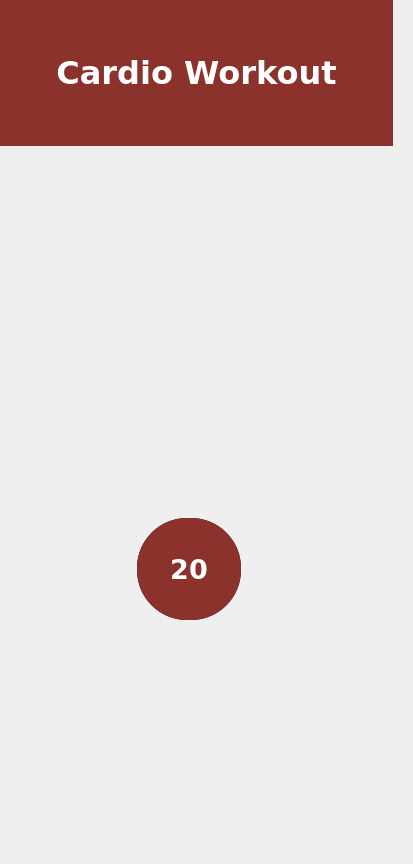
    <widget class="QWidget" name="cardioexercise">
     <widget class="QLabel" name="headerbg_3">
      <property name="geometry">
       <rect>
        <x>0</x>
        <y>0</y>
        <width>393</width>
        <height>146</height>
       </rect>
      </property>
      <property name="font">
       <font>
        <family>Verdana</family>
        <pointsize>24</pointsize>
        <weight>75</weight>
        <bold>true</bold>
       </font>
      </property>
      <property name="styleSheet">
       <string notr="true">background-color: rgb(139, 50, 44);
color: rgb(255, 255, 255);</string>
      </property>
      <property name="text">
       <string>Cardio Workout</string>
      </property>
      <property name="alignment">
       <set>Qt::AlignCenter</set>
      </property>
     </widget>
     <widget class="QLabel" name="countnum">
      <property name="geometry">
       <rect>
        <x>137</x>
        <y>518</y>
        <width>104</width>
        <height>102</height>
       </rect>
      </property>
      <property name="font">
       <font>
        <family>Verdana</family>
        <pointsize>20</pointsize>
        <weight>75</weight>
        <bold>true</bold>
       </font>
      </property>
      <property name="styleSheet">
       <string notr="true">color: rgb(255, 255, 255);
background-color: rgb(139, 50, 44);
border-radius: 50px;</string>
      </property>
      <property name="text">
       <string>20</string>
      </property>
      <property name="textFormat">
       <enum>Qt::PlainText</enum>
      </property>
      <property name="alignment">
       <set>Qt::AlignCenter</set>
      </property>
     </widget>
     <widget class="QLabel" name="cardioshow">
      <property name="geometry">
       <rect>
        <x>86</x>
        <y>203</y>
        <width>221</width>
        <height>246</height>
       </rect>
      </property>
      <property name="font">
       <font>
        <family>Verdana</family>
        <pointsize>48</pointsize>
        <weight>75</weight>
        <bold>true</bold>
       </font>
      </property>
      <property name="styleSheet">
       <string notr="true">background:none;
color:  rgb(139, 50, 44);
</string>
      </property>
      <property name="text">
       <string/>
      </property>
      <property name="alignment">
       <set>Qt::AlignCenter</set>
      </property>
     </widget>
     <widget class="QLabel" name="cardiopreview">
      <property name="geometry">
       <rect>
        <x>160</x>
        <y>718</y>
        <width>73</width>
        <height>85</height>
       </rect>
      </property>
      <property name="styleSheet">
       <string notr="true">background:none;
</string>
      </property>
      <property name="text">
       <string/>
      </property>
     </widget>
     <widget class="QLabel" name="restcount">
      <property name="geometry">
       <rect>
        <x>137</x>
        <y>518</y>
        <width>104</width>
        <height>102</height>
       </rect>
      </property>
      <property name="font">
       <font>
        <family>Verdana</family>
        <pointsize>20</pointsize>
        <weight>75</weight>
        <bold>true</bold>
       </font>
      </property>
      <property name="styleSheet">
       <string notr="true">color: rgb(255, 255, 255);
background-color: rgb(0, 0, 0);
border-radius: 50px;</string>
      </property>
      <property name="text">
       <string>5</string>
      </property>
      <property name="textFormat">
       <enum>Qt::PlainText</enum>
      </property>
      <property name="alignment">
       <set>Qt::AlignCenter</set>
      </property>
     </widget>
     <widget class="QLabel" name="cardiopreview_2">
      <property name="geometry">
       <rect>
        <x>272</x>
        <y>718</y>
        <width>73</width>
        <height>85</height>
       </rect>
      </property>
      <property name="styleSheet">
       <string notr="true">background:none;
</string>
      </property>
      <property name="text">
       <string/>
      </property>
     </widget>
     <widget class="QLabel" name="cardiopreview_3">
      <property name="geometry">
       <rect>
        <x>44</x>
        <y>719</y>
        <width>73</width>
        <height>85</height>
       </rect>
      </property>
      <property name="styleSheet">
       <string notr="true">background:none;
</string>
      </property>
      <property name="text">
       <string/>
      </property>
     </widget>
     <widget class="QLabel" name="cardiopreview_4">
      <property name="geometry">
       <rect>
        <x>-6</x>
        <y>689</y>
        <width>404</width>
        <height>166</height>
       </rect>
      </property>
      <property name="styleSheet">
       <string notr="true">background:none;
border-image: url(:/background/exerciseimg/arrow.png);
</string>
      </property>
      <property name="text">
       <string/>
      </property>
     </widget>
     <widget class="QPushButton" name="backButton">
      <property name="geometry">
       <rect>
        <x>14</x>
        <y>18</y>
        <width>45</width>
        <height>42</height>
       </rect>
      </property>
      <property name="text">
       <string/>
      </property>
      <property name="icon">
       <iconset resource="exercise.qrc">
        <normaloff>:/buttons/waterimg/back.png</normaloff>:/buttons/waterimg/back.png</iconset>
      </property>
      <property name="iconSize">
       <size>
        <width>50</width>
        <height>50</height>
       </size>
      </property>
      <property name="flat">
       <bool>true</bool>
      </property>
     </widget>
     <zorder>restcount</zorder>
     <zorder>headerbg_3</zorder>
     <zorder>countnum</zorder>
     <zorder>cardioshow</zorder>
     <zorder>cardiopreview</zorder>
     <zorder>cardiopreview_2</zorder>
     <zorder>cardiopreview_3</zorder>
     <zorder>cardiopreview_4</zorder>
     <zorder>backButton</zorder>
    </widget>
